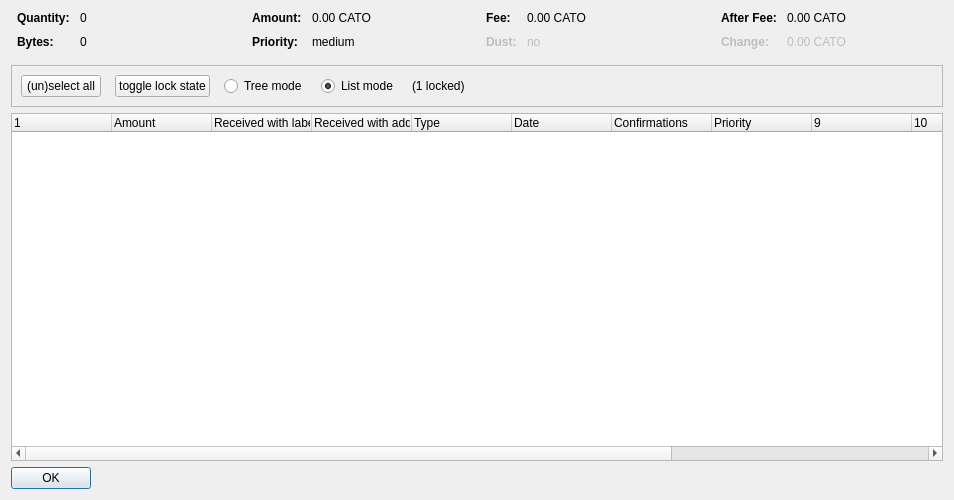
<?xml version="1.0" encoding="UTF-8"?>
<ui version="4.0">
 <class>CoinControlDialog</class>
 <widget class="QDialog" name="CoinControlDialog">
  <property name="geometry">
   <rect>
    <x>0</x>
    <y>0</y>
    <width>954</width>
    <height>500</height>
   </rect>
  </property>
  <property name="windowTitle">
   <string>Coin Selection</string>
  </property>
  <layout class="QVBoxLayout" name="verticalLayout">
   <item>
    <layout class="QHBoxLayout" name="horizontalLayoutTop" stretch="0,0,0,0">
     <property name="topMargin">
      <number>0</number>
     </property>
     <property name="bottomMargin">
      <number>10</number>
     </property>
     <item>
      <layout class="QFormLayout" name="formLayoutCoinControl1">
       <property name="horizontalSpacing">
        <number>10</number>
       </property>
       <property name="verticalSpacing">
        <number>10</number>
       </property>
       <property name="leftMargin">
        <number>6</number>
       </property>
       <property name="rightMargin">
        <number>6</number>
       </property>
       <item row="0" column="0">
        <widget class="QLabel" name="labelCoinControlQuantityText">
         <property name="font">
          <font>
           <weight>75</weight>
           <bold>true</bold>
          </font>
         </property>
         <property name="text">
          <string>Quantity:</string>
         </property>
        </widget>
       </item>
       <item row="0" column="1">
        <widget class="QLabel" name="labelCoinControlQuantity">
         <property name="cursor">
          <cursorShape>IBeamCursor</cursorShape>
         </property>
         <property name="contextMenuPolicy">
          <enum>Qt::ActionsContextMenu</enum>
         </property>
         <property name="text">
          <string notr="true">0</string>
         </property>
         <property name="textInteractionFlags">
          <set>Qt::LinksAccessibleByMouse|Qt::TextSelectableByKeyboard|Qt::TextSelectableByMouse</set>
         </property>
        </widget>
       </item>
       <item row="1" column="0">
        <widget class="QLabel" name="labelCoinControlBytesText">
         <property name="font">
          <font>
           <weight>75</weight>
           <bold>true</bold>
          </font>
         </property>
         <property name="text">
          <string>Bytes:</string>
         </property>
        </widget>
       </item>
       <item row="1" column="1">
        <widget class="QLabel" name="labelCoinControlBytes">
         <property name="cursor">
          <cursorShape>IBeamCursor</cursorShape>
         </property>
         <property name="contextMenuPolicy">
          <enum>Qt::ActionsContextMenu</enum>
         </property>
         <property name="text">
          <string notr="true">0</string>
         </property>
         <property name="textInteractionFlags">
          <set>Qt::LinksAccessibleByMouse|Qt::TextSelectableByKeyboard|Qt::TextSelectableByMouse</set>
         </property>
        </widget>
       </item>
      </layout>
     </item>
     <item>
      <layout class="QFormLayout" name="formLayoutCoinControl2">
       <property name="horizontalSpacing">
        <number>10</number>
       </property>
       <property name="verticalSpacing">
        <number>10</number>
       </property>
       <property name="leftMargin">
        <number>6</number>
       </property>
       <property name="rightMargin">
        <number>6</number>
       </property>
       <item row="0" column="0">
        <widget class="QLabel" name="labelCoinControlAmountText">
         <property name="font">
          <font>
           <weight>75</weight>
           <bold>true</bold>
          </font>
         </property>
         <property name="text">
          <string>Amount:</string>
         </property>
        </widget>
       </item>
       <item row="0" column="1">
        <widget class="QLabel" name="labelCoinControlAmount">
         <property name="cursor">
          <cursorShape>IBeamCursor</cursorShape>
         </property>
         <property name="contextMenuPolicy">
          <enum>Qt::ActionsContextMenu</enum>
         </property>
         <property name="text">
          <string notr="true">0.00 CATO</string>
         </property>
         <property name="textInteractionFlags">
          <set>Qt::LinksAccessibleByMouse|Qt::TextSelectableByKeyboard|Qt::TextSelectableByMouse</set>
         </property>
        </widget>
       </item>
       <item row="1" column="0">
        <widget class="QLabel" name="labelCoinControlPriorityText">
         <property name="font">
          <font>
           <weight>75</weight>
           <bold>true</bold>
          </font>
         </property>
         <property name="text">
          <string>Priority:</string>
         </property>
        </widget>
       </item>
       <item row="1" column="1">
        <widget class="QLabel" name="labelCoinControlPriority">
         <property name="cursor">
          <cursorShape>IBeamCursor</cursorShape>
         </property>
         <property name="contextMenuPolicy">
          <enum>Qt::ActionsContextMenu</enum>
         </property>
         <property name="text">
          <string>medium</string>
         </property>
         <property name="textInteractionFlags">
          <set>Qt::LinksAccessibleByMouse|Qt::TextSelectableByKeyboard|Qt::TextSelectableByMouse</set>
         </property>
        </widget>
       </item>
      </layout>
     </item>
     <item>
      <layout class="QFormLayout" name="formLayoutCoinControl3">
       <property name="horizontalSpacing">
        <number>10</number>
       </property>
       <property name="verticalSpacing">
        <number>10</number>
       </property>
       <property name="leftMargin">
        <number>6</number>
       </property>
       <property name="rightMargin">
        <number>6</number>
       </property>
       <item row="0" column="0">
        <widget class="QLabel" name="labelCoinControlFeeText">
         <property name="font">
          <font>
           <weight>75</weight>
           <bold>true</bold>
          </font>
         </property>
         <property name="text">
          <string>Fee:</string>
         </property>
        </widget>
       </item>
       <item row="0" column="1">
        <widget class="QLabel" name="labelCoinControlFee">
         <property name="cursor">
          <cursorShape>IBeamCursor</cursorShape>
         </property>
         <property name="contextMenuPolicy">
          <enum>Qt::ActionsContextMenu</enum>
         </property>
         <property name="text">
          <string notr="true">0.00 CATO</string>
         </property>
         <property name="textInteractionFlags">
          <set>Qt::LinksAccessibleByMouse|Qt::TextSelectableByKeyboard|Qt::TextSelectableByMouse</set>
         </property>
        </widget>
       </item>
       <item row="1" column="0">
        <widget class="QLabel" name="labelCoinControlLowOutputText">
         <property name="enabled">
          <bool>false</bool>
         </property>
         <property name="font">
          <font>
           <weight>75</weight>
           <bold>true</bold>
          </font>
         </property>
         <property name="text">
          <string>Dust:</string>
         </property>
        </widget>
       </item>
       <item row="1" column="1">
        <widget class="QLabel" name="labelCoinControlLowOutput">
         <property name="enabled">
          <bool>false</bool>
         </property>
         <property name="cursor">
          <cursorShape>IBeamCursor</cursorShape>
         </property>
         <property name="contextMenuPolicy">
          <enum>Qt::ActionsContextMenu</enum>
         </property>
         <property name="text">
          <string>no</string>
         </property>
         <property name="textInteractionFlags">
          <set>Qt::LinksAccessibleByMouse|Qt::TextSelectableByKeyboard|Qt::TextSelectableByMouse</set>
         </property>
        </widget>
       </item>
      </layout>
     </item>
     <item>
      <layout class="QFormLayout" name="formLayoutCoinControl4">
       <property name="horizontalSpacing">
        <number>10</number>
       </property>
       <property name="verticalSpacing">
        <number>10</number>
       </property>
       <property name="leftMargin">
        <number>6</number>
       </property>
       <property name="rightMargin">
        <number>6</number>
       </property>
       <item row="0" column="0">
        <widget class="QLabel" name="labelCoinControlAfterFeeText">
         <property name="font">
          <font>
           <weight>75</weight>
           <bold>true</bold>
          </font>
         </property>
         <property name="text">
          <string>After Fee:</string>
         </property>
        </widget>
       </item>
       <item row="0" column="1">
        <widget class="QLabel" name="labelCoinControlAfterFee">
         <property name="cursor">
          <cursorShape>IBeamCursor</cursorShape>
         </property>
         <property name="contextMenuPolicy">
          <enum>Qt::ActionsContextMenu</enum>
         </property>
         <property name="text">
          <string notr="true">0.00 CATO</string>
         </property>
         <property name="textInteractionFlags">
          <set>Qt::LinksAccessibleByMouse|Qt::TextSelectableByKeyboard|Qt::TextSelectableByMouse</set>
         </property>
        </widget>
       </item>
       <item row="1" column="0">
        <widget class="QLabel" name="labelCoinControlChangeText">
         <property name="enabled">
          <bool>false</bool>
         </property>
         <property name="font">
          <font>
           <weight>75</weight>
           <bold>true</bold>
          </font>
         </property>
         <property name="text">
          <string>Change:</string>
         </property>
        </widget>
       </item>
       <item row="1" column="1">
        <widget class="QLabel" name="labelCoinControlChange">
         <property name="enabled">
          <bool>false</bool>
         </property>
         <property name="cursor">
          <cursorShape>IBeamCursor</cursorShape>
         </property>
         <property name="contextMenuPolicy">
          <enum>Qt::ActionsContextMenu</enum>
         </property>
         <property name="text">
          <string notr="true">0.00 CATO</string>
         </property>
         <property name="textInteractionFlags">
          <set>Qt::LinksAccessibleByMouse|Qt::TextSelectableByKeyboard|Qt::TextSelectableByMouse</set>
         </property>
        </widget>
       </item>
      </layout>
     </item>
    </layout>
   </item>
   <item>
    <widget class="QFrame" name="frame">
     <property name="minimumSize">
      <size>
       <width>0</width>
       <height>40</height>
      </size>
     </property>
     <property name="frameShape">
      <enum>QFrame::StyledPanel</enum>
     </property>
     <property name="frameShadow">
      <enum>QFrame::Sunken</enum>
     </property>
     <layout class="QHBoxLayout" name="horizontalLayout">
      <item>
       <layout class="QHBoxLayout" name="horizontalLayoutPanel" stretch="0,0,0,0,0,0">
        <property name="spacing">
         <number>14</number>
        </property>
        <item>
         <widget class="QPushButton" name="pushButtonSelectAll">
          <property name="sizePolicy">
           <sizepolicy hsizetype="Maximum" vsizetype="Fixed">
            <horstretch>0</horstretch>
            <verstretch>0</verstretch>
           </sizepolicy>
          </property>
          <property name="text">
           <string>(un)select all</string>
          </property>
          <property name="autoDefault">
           <bool>false</bool>
          </property>
         </widget>
        </item>
        <item>
         <widget class="QPushButton" name="pushButtonToggleLock">
          <property name="sizePolicy">
           <sizepolicy hsizetype="Maximum" vsizetype="Fixed">
            <horstretch>0</horstretch>
            <verstretch>0</verstretch>
           </sizepolicy>
          </property>
          <property name="text">
           <string>toggle lock state</string>
          </property>
          <property name="autoDefault">
           <bool>false</bool>
          </property>
         </widget>
        </item>
        <item>
         <widget class="QRadioButton" name="radioTreeMode">
          <property name="sizePolicy">
           <sizepolicy hsizetype="Maximum" vsizetype="Fixed">
            <horstretch>0</horstretch>
            <verstretch>0</verstretch>
           </sizepolicy>
          </property>
          <property name="text">
           <string>Tree mode</string>
          </property>
         </widget>
        </item>
        <item>
         <widget class="QRadioButton" name="radioListMode">
          <property name="sizePolicy">
           <sizepolicy hsizetype="Maximum" vsizetype="Fixed">
            <horstretch>0</horstretch>
            <verstretch>0</verstretch>
           </sizepolicy>
          </property>
          <property name="text">
           <string>List mode</string>
          </property>
          <property name="checked">
           <bool>true</bool>
          </property>
         </widget>
        </item>
        <item>
         <widget class="QLabel" name="labelLocked">
          <property name="text">
           <string>(1 locked)</string>
          </property>
         </widget>
        </item>
        <item>
         <spacer name="horizontalSpacer">
          <property name="orientation">
           <enum>Qt::Horizontal</enum>
          </property>
          <property name="sizeHint" stdset="0">
           <size>
            <width>40</width>
            <height>20</height>
           </size>
          </property>
         </spacer>
        </item>
       </layout>
      </item>
     </layout>
    </widget>
   </item>
   <item>
    <widget class="CoinControlTreeWidget" name="treeWidget">
     <property name="contextMenuPolicy">
      <enum>Qt::CustomContextMenu</enum>
     </property>
     <property name="sortingEnabled">
      <bool>false</bool>
     </property>
     <property name="columnCount">
      <number>13</number>
     </property>
     <attribute name="headerShowSortIndieblockmailr" stdset="0">
      <bool>true</bool>
     </attribute>
     <attribute name="headerStretchLastSection">
      <bool>false</bool>
     </attribute>
     <column>
      <property name="text">
       <string/>
      </property>
     </column>
     <column>
      <property name="text">
       <string>Amount</string>
      </property>
     </column>
     <column>
      <property name="text">
       <string>Received with label</string>
      </property>
     </column>
     <column>
      <property name="text">
       <string>Received with address</string>
      </property>
     </column>
     <column>
      <property name="text">
	<string>Type</string>
      </property>
     </column>
     <column>
      <property name="text">	 
       <string>Date</string>
      </property>
     </column>
     <column>
      <property name="text">
       <string>Confirmations</string>
      </property>
      <property name="toolTip">
       <string>Confirmed</string>
      </property>
     </column>
     <column>
      <property name="text">
       <string>Priority</string>
      </property>
     </column>
     <column>
      <property name="text">
       <string/>
      </property>
     </column>
     <column>
      <property name="text">
       <string/>
      </property>
     </column>
     <column>
      <property name="text">
       <string/>
      </property>
     </column>
     <column>
      <property name="text">
       <string/>
      </property>
     </column>
     <column>
      <property name="text">
       <string/>
      </property>
     </column>
    </widget>
   </item>
   <item>
    <widget class="QDialogButtonBox" name="buttonBox">
     <property name="sizePolicy">
      <sizepolicy hsizetype="Maximum" vsizetype="Fixed">
       <horstretch>0</horstretch>
       <verstretch>0</verstretch>
      </sizepolicy>
     </property>
     <property name="orientation">
      <enum>Qt::Horizontal</enum>
     </property>
     <property name="standardButtons">
      <set>QDialogButtonBox::Ok</set>
     </property>
    </widget>
   </item>
  </layout>
 </widget>
 <customwidgets>
  <customwidget>
   <class>CoinControlTreeWidget</class>
   <extends>QTreeWidget</extends>
   <header>coincontroltreewidget.h</header>
  </customwidget>
 </customwidgets>
 <resources/>
 <connections/>
</ui>
